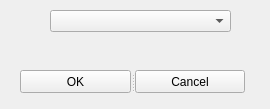
<?xml version="1.0" encoding="UTF-8"?>
<ui version="4.0">
 <class>QtOptions</class>
 <widget class="QWidget" name="QtOptions">
  <property name="geometry">
   <rect>
    <x>0</x>
    <y>0</y>
    <width>270</width>
    <height>109</height>
   </rect>
  </property>
  <property name="windowTitle">
   <string>Options</string>
  </property>
  <widget class="QComboBox" name="comboBox">
   <property name="geometry">
    <rect>
     <x>50</x>
     <y>10</y>
     <width>181</width>
     <height>22</height>
    </rect>
   </property>
  </widget>
  <widget class="QSplitter" name="splitter">
   <property name="geometry">
    <rect>
     <x>20</x>
     <y>70</y>
     <width>225</width>
     <height>23</height>
    </rect>
   </property>
   <property name="orientation">
    <enum>Qt::Horizontal</enum>
   </property>
   <widget class="QPushButton" name="OK">
    <property name="text">
     <string>OK</string>
    </property>
   </widget>
   <widget class="QPushButton" name="Cancel">
    <property name="text">
     <string>Cancel</string>
    </property>
   </widget>
  </widget>
 </widget>
 <tabstops>
  <tabstop>OK</tabstop>
  <tabstop>Cancel</tabstop>
 </tabstops>
 <resources/>
 <connections/>
</ui>
